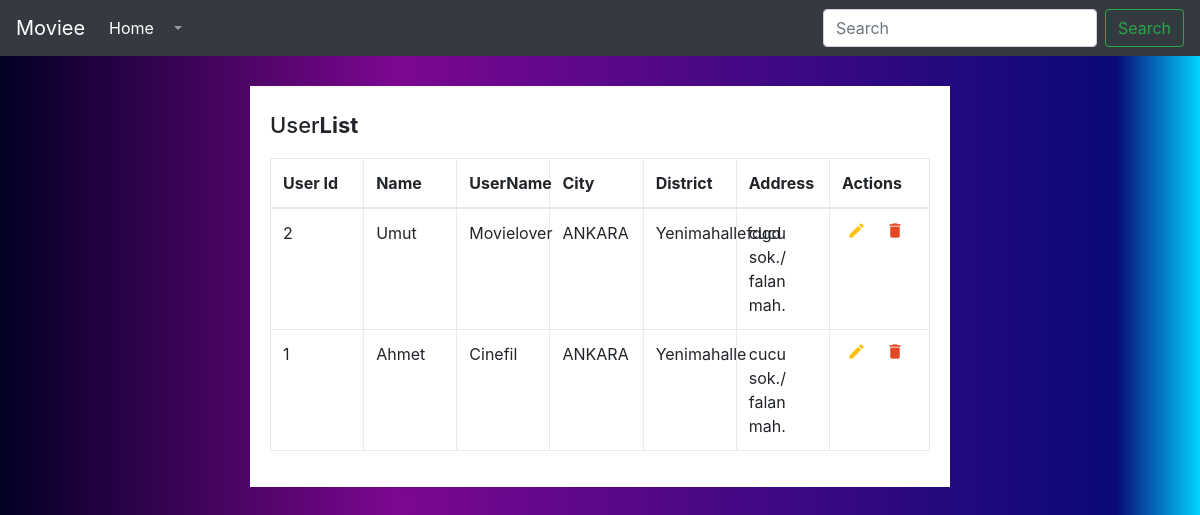
Before: /UserList.php (signed in) with the older database file.
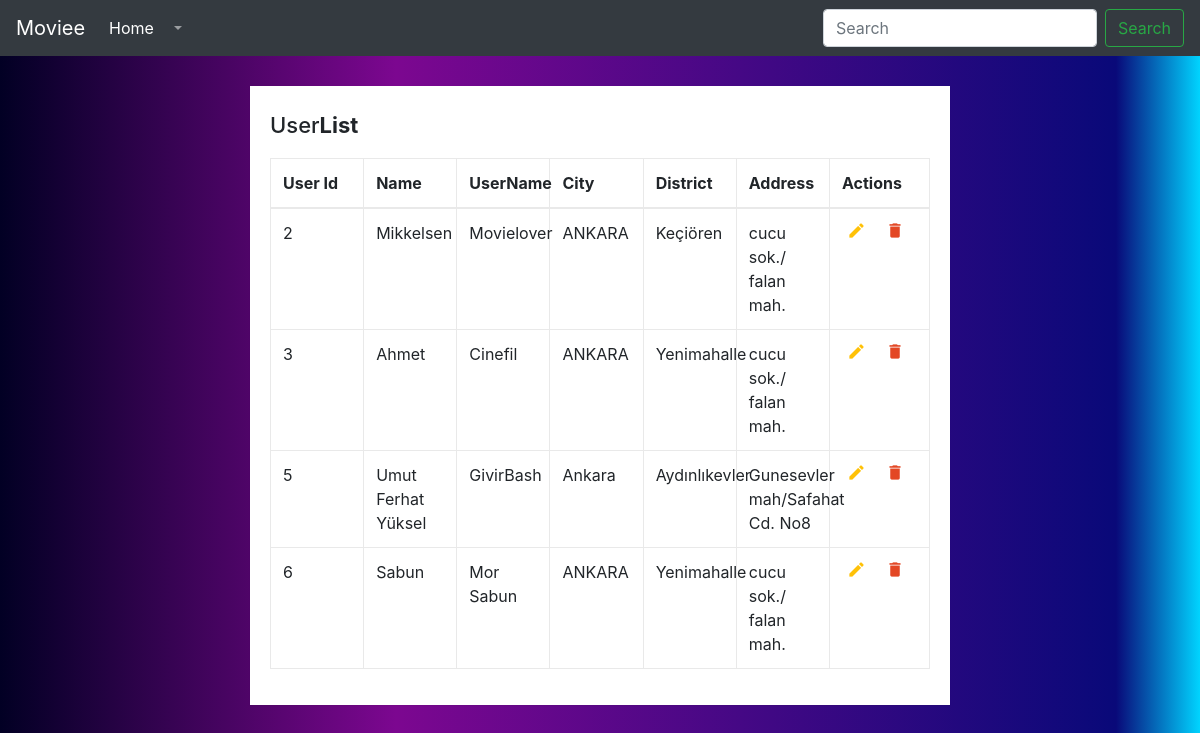
After: the same page with the newer database file.
### tables this page shows
CREATE TABLE IF NOT EXISTS `firmuser` (
  `Uid` int(11) NOT NULL AUTO_INCREMENT,
  `Email` varchar(30) NOT NULL,
  `Name` varchar(30) NOT NULL,
  `UserName` varchar(30) NOT NULL,
  `Password` varchar(15) NOT NULL,
  `City` varchar(30) NOT NULL,
  `District` varchar(30) NOT NULL,
  `Address` varchar(30) NOT NULL,
  `Type` int(11) DEFAULT NULL,
  PRIMARY KEY (`Uid`)
);

### UserList.php (the view, shortened to what this page needs)
<?php
    require_once ("./main.php");
    $query=$db->prepare("SELECT * FROM firmUser");
    $query->execute();
    $result=$query->fetchAll();
?>
<!DOCTYPE html>
<html lang="en">
<head>
<link rel="stylesheet" href="https://stackpath.bootstrapcdn.com/bootstrap/4.5.0/css/bootstrap.min.css">
<link rel="stylesheet" href="https://maxcdn.bootstrapcdn.com/font-awesome/4.7.0/css/font-awesome.min.css">
</head>
<body>
<div class="container-lg">
    <div class="table-responsive">
        <div class="table-wrapper">
            <div class="table-title">
                <div class="row">
                    <div class="col-sm-8"><h2>User<b>List</b></h2></div>
                </div>
            </div>
            <table class="table table-bordered">
                <thead>
                    <tr>
                        <th>User Id</th>
                        <th>Name</th>
                        <th>UserName</th>
                        <th>City</th>
                        <th>District</th>
                        <th>Address</th>
                        <th>Actions</th>
                    </tr>
                </thead>
                <tbody>
                   <?php foreach($result as $item): ?>
                    <tr>
                        <td><?=  $item["Uid"]?></td>
                        <td><?=  $item["Name"]?></td>
                        <td><?=  $item["UserName"]?></td>
                        <td><?=  $item["City"]?></td>
                        <td><?=  $item["District"]?></td>
                        <td><?=  $item["Address"]?></td>
                        <td>
                            <a class="edit" title="Edit"  href="UserEdit.php?id=<?=$item["Uid"] ?>"><i class="material-icons">&#xE254;</i></a>
                            <a class="delete" title="Delete"  href="UserDelete.php?id=<?= $item["Uid"]?>"><i class="material-icons">&#xE872;</i></a>
                        </td>
                    </tr>
                    <?php endforeach ?>
                </tbody>
            </table>
        </div>
    </div>
</div>
</body>
</html>

### main.php (shortened to what this page needs)
<!DOCTYPE html>
<html lang="en">
	<head>
		<link rel="stylesheet" href="https://cdn.jsdelivr.net/npm/bootstrap@4.0.0/dist/css/bootstrap.min.css">
		<link href="https://cdn.jsdelivr.net/npm/bootstrap@5.3.0-alpha1/dist/css/bootstrap.min.css" rel="stylesheet">
	</head>
	<body>
				<nav class="navbar navbar-expand-lg navbar-dark bg-dark">
			<a class="navbar-brand" href="#">Moviee</a>
			<div class="collapse navbar-collapse" id="navbarSupportedContent">
				<ul class="navbar-nav mr-auto">
				<li class="nav-item active">
					<a class="nav-link" href="index.php">Home <span class="sr-only">(current)</span></a>
				</li>
				<li class="nav-item dropdown">
					<a class="nav-link dropdown-toggle" href="#" id="navbarDropdown" role="button" data-toggle="dropdown" aria-haspopup="true" aria-expanded="false">
					</a>
				</li>
				</ul>
				<form class="form-inline my-2 my-lg-0" method="GET">
				<input class="form-control mr-sm-2" type="search" placeholder="Search" aria-label="Search" name="search">
				<button class="btn btn-outline-success my-2 my-sm-0" type="submit">Search</button>
				</form>
			</div>
			</nav>
    </body>

### main.php (style rules this page uses)
body { background: rgb(2,0,36); background: linear-gradient(90deg, rgba(2,0,36,1) 0%, rgba(124,7,144,1) 33%, rgba(9,9,121,1) 93%, rgba(0,212,255,1) 100%); }

### UserList.php (style rules this page uses)
.table-wrapper { width: 700px; margin: 30px auto; background: #fff; padding: 20px; box-shadow: 0 1px 1px rgba(0,0,0,.05); }
.table-title { padding-bottom: 10px; margin: 0 0 10px; }
.table-title h2 { margin: 6px 0 0; font-size: 22px; }
table.table { table-layout: fixed; }
table.table tr th, table.table tr td { border-color: #e9e9e9; }
table.table th:last-child { width: 100px; }
table.table td a { cursor: pointer; display: inline-block; margin: 0 5px; min-width: 24px; }
table.table td a.edit { color: #FFC107; }
table.table td a.delete { color: #E34724; }
table.table td i { font-size: 19px; }

Changed rows visible on the page:
removed firmuser: Uid "1", Name "Ahmet", UserName "Cinefil", City "ANKARA", District "Yenimahalle", Address "cucu sok./ falan mah."
changed firmuser "Movielover": Name "Umut" → "Mikkelsen"; District "Yenimahallefdgd" → "Keçiören"
added firmuser: Uid "3", Name "Ahmet", UserName "Cinefil", City "ANKARA", District "Yenimahalle", Address "cucu sok./ falan mah."
added firmuser: Uid "5", Name "Umut Ferhat Yüksel", UserName "GivirBash", City "Ankara", District "Aydınlıkevler", Address "Gunesevler mah/Safahat Cd. No8"
added firmuser: Uid "6", Name "Sabun", UserName "Mor Sabun", City "ANKARA", District "Yenimahalle", Address "cucu sok./ falan mah."
